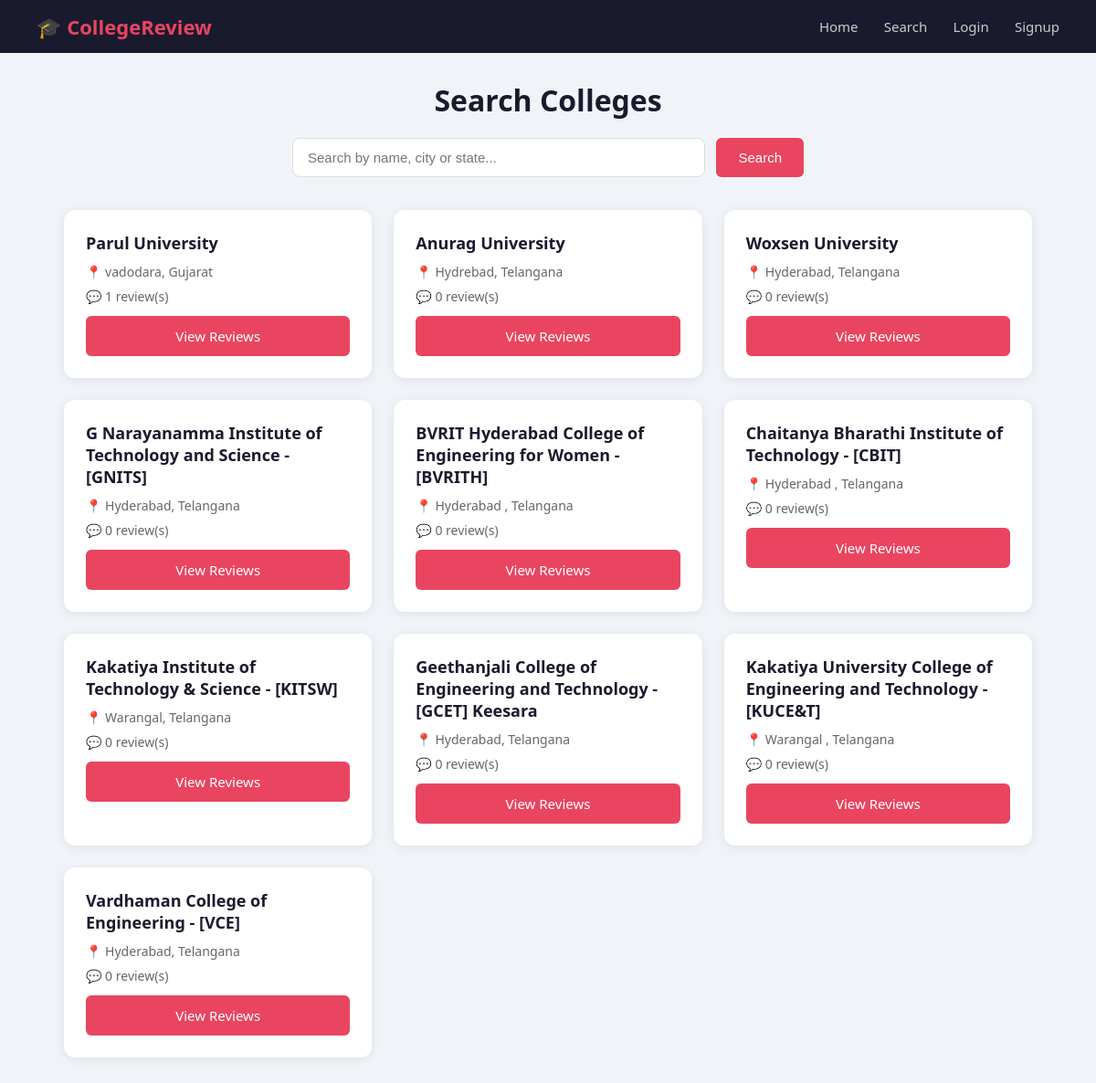
Screenshot of /search with the database file from the repository.
### models.py (models this page shows)
class College(db.Model):
    id      = db.Column(db.Integer, primary_key=True)
    name    = db.Column(db.String(200), nullable=False)
    city    = db.Column(db.String(100), nullable=False)
    state   = db.Column(db.String(100), nullable=False)
    reviews = db.relationship('Review', backref='college', lazy=True)

### routes.py (the view)
@app.route('/search')
def search():
    query    = request.args.get('q', '')
    colleges = College.query.filter(
        College.name.ilike(f'%{query}%') |
        College.city.ilike(f'%{query}%') |
        College.state.ilike(f'%{query}%')
    ).all()
    return render_template('search.html', colleges=colleges, query=query)

### templates/search.html (shortened to what this page needs)
<!DOCTYPE html>
<html lang="en">
<head>
</head>
<body>
<nav class="navbar">
    <a href="/" class="logo">🎓 CollegeReview</a>
    <div class="nav-links">
        <a href="/">Home</a>
        <a href="/search">Search</a>
        {% if current_user.is_authenticated %}
            {% if current_user.is_admin %}
                <a href="/admin">Admin</a>
            {% endif %}
            <a href="/logout">Logout</a>
        {% else %}
            <a href="/login">Login</a>
            <a href="/signup">Signup</a>
        {% endif %}
    </div>
</nav>
<div class="container">
    <div class="page-header">
        <h1>Search Colleges</h1>
        <form method="GET" action="/search" class="search-form">
            <input type="text" name="q" value="{{ query }}" placeholder="Search by name, city or state...">
            <button type="submit" class="btn">Search</button>
        </form>
    </div>
    <div class="college-grid">
        {% for college in colleges %}
        <div class="college-card">
            <h2>{{ college.name }}</h2>
            <p>📍 {{ college.city }}, {{ college.state }}</p>
            <p>💬 {{ college.reviews|length }} review(s)</p>
            <a href="/college/{{ college.id }}" class="btn">View Reviews</a>
        </div>
        {% else %}
            {% if query %}
                <p>No colleges found for "<strong>{{ query }}</strong>".</p>
            {% endif %}
        {% endfor %}
    </div>
</div>
</body>
</html>

### templates/search.html (style rules this page uses)
* { margin: 0; padding: 0; box-sizing: border-box; }
body { font-family: 'Segoe UI', sans-serif; background: #f0f4f8; color: #333; }
.navbar { background: #1a1a2e; padding: 14px 40px; display: flex; justify-content: space-between; align-items: center; }
.logo { color: #e94560; font-size: 22px; font-weight: 700; text-decoration: none; }
.nav-links a { color: #ccc; text-decoration: none; margin-left: 24px; font-size: 15px; }
.container { max-width: 1100px; margin: 0 auto; padding: 30px 20px; }
.page-header { text-align: center; margin-bottom: 36px; }
.page-header h1 { font-size: 32px; color: #1a1a2e; margin-bottom: 20px; }
.search-form { display: flex; gap: 12px; max-width: 560px; margin: 0 auto; }
.search-form input { flex: 1; padding: 12px 16px; border: 1px solid #ddd; border-radius: 8px; font-size: 15px; }
.btn { background: #e94560; color: white; padding: 12px 24px; border-radius: 6px; border: none; cursor: pointer; font-size: 15px; font-weight: 500; text-decoration: none; }
.college-grid { display: grid; grid-template-columns: repeat(auto-fill, minmax(280px, 1fr)); gap: 24px; margin-top: 30px; }
.college-card { background: white; border-radius: 12px; padding: 24px; box-shadow: 0 2px 12px rgba(0,0,0,0.08); }
.college-card h2 { font-size: 18px; color: #1a1a2e; margin-bottom: 10px; }
.college-card p { color: #666; margin-bottom: 8px; font-size: 14px; }
.college-card .btn { display: block; margin-top: 12px; text-align: center; }

### rows the page displays
College: name "Parul University", city "vadodara", state "Gujarat", reviews|length "1"
College: name "Anurag University", city "Hydrebad", state "Telangana", reviews|length "0"
College: name "Woxsen University", city "Hyderabad", state "Telangana", reviews|length "0"
College: name "G Narayanamma Institute of Technology and Science - [GNITS]", city "Hyderabad", state "Telangana", reviews|length "0"
College: name "BVRIT Hyderabad College of Engineering for Women - [BVRITH]", city "Hyderabad", state "Telangana", reviews|length "0"
College: name "Chaitanya Bharathi Institute of Technology - [CBIT]", city "Hyderabad", state "Telangana", reviews|length "0"
College: name "Kakatiya Institute of Technology & Science - [KITSW]", city "Warangal", state "Telangana", reviews|length "0"
College: name "Geethanjali College of Engineering and Technology - [GCET] Keesara", city "Hyderabad", state "Telangana", reviews|length "0"
College: name "Kakatiya University College of Engineering and Technology -[KUCE&T]", city "Warangal", state "Telangana", reviews|length "0"
College: name "Vardhaman College of Engineering - [VCE]", city "Hyderabad", state "Telangana", reviews|length "0"
